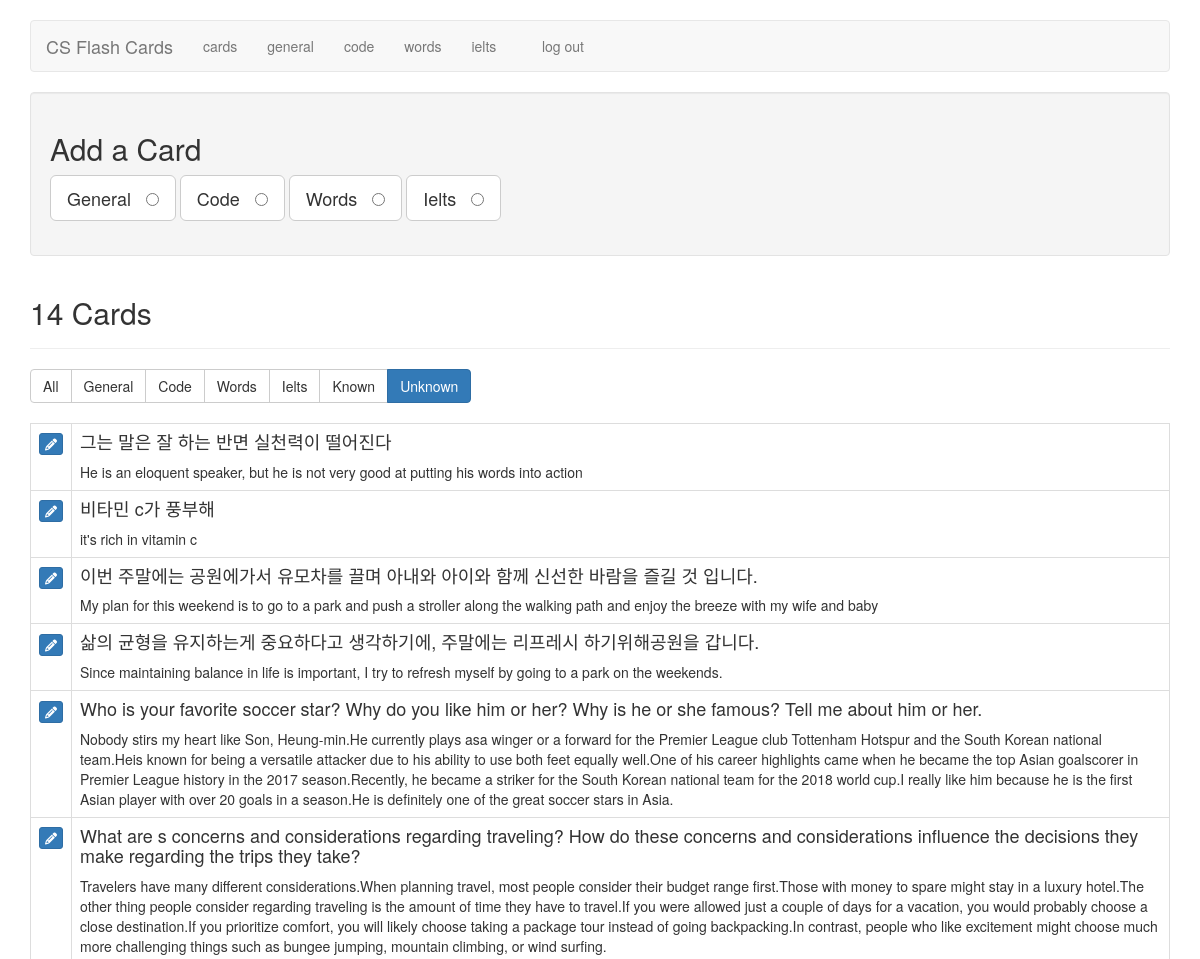
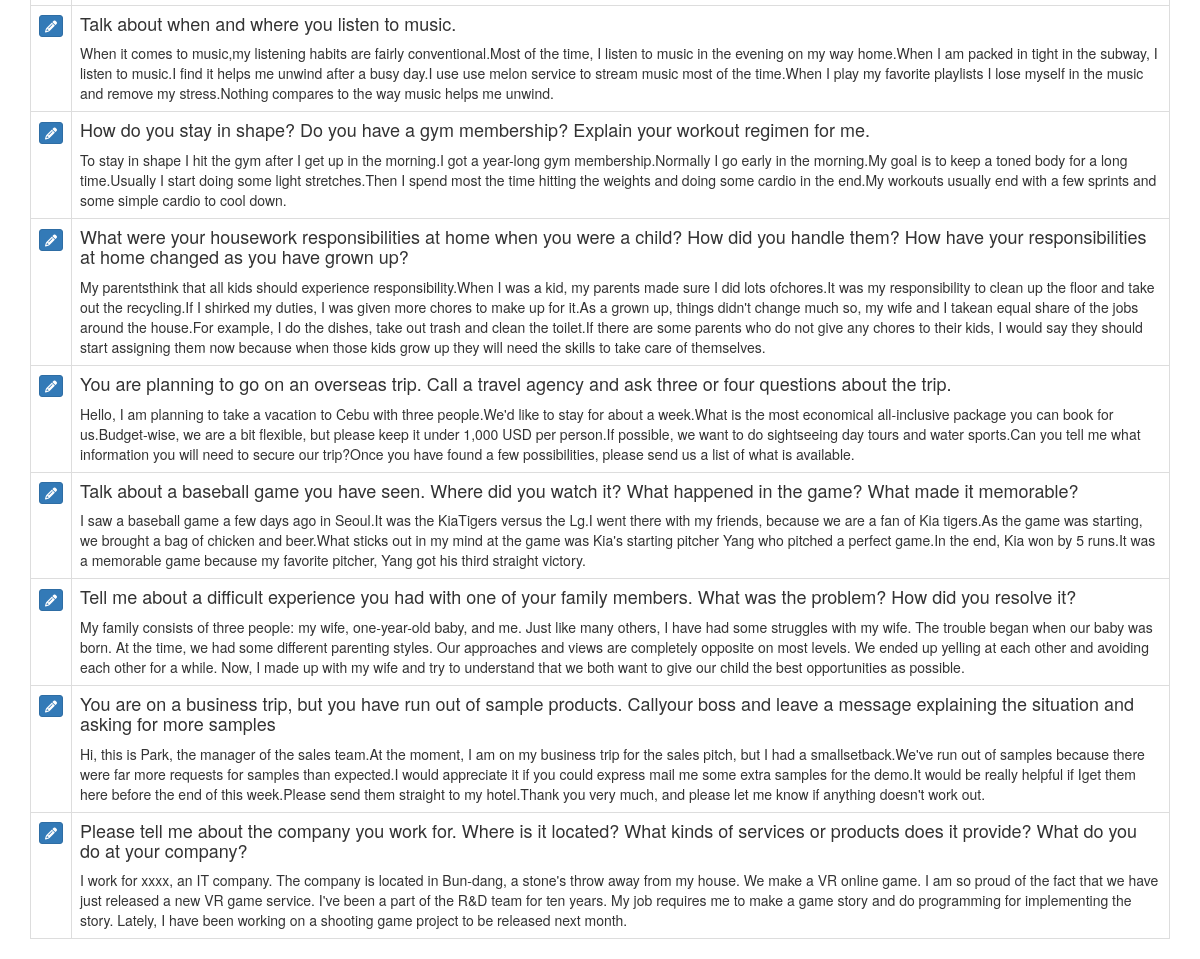
The app's page /filter_cards/unknown (signed in) with its own data (2 pictures, top to bottom).
### tables this page shows
CREATE TABLE cards (
  id integer primary key autoincrement,
   /* 1 for interview, 2 for code, 3 for english, 4 for ielts */
  type tinyint not null,
  front text not null,
  back text not null,
  sort int default 0,
  known boolean default 0
);

### flash_cards.py (the view)
@application.route('/filter_cards/<filter_name>')
def filter_cards(filter_name):
    if not session.get('logged_in'):
        return redirect(url_for('login'))
    filters = {
        "all":      "where 1 = 1",
        "general":  "where type = 1",
        "code":     "where type = 2",
        "eng":     "where type = 3",
        "ielts":     "where type = 4",
        "known":    "where known = 1",
        "unknown":  "where known = 0",
    }
    query = filters.get(filter_name)
    if not query:
        return redirect(url_for('cards'))
    db = get_db()
    fullquery = "SELECT id, type, front, back, known FROM cards " + query + " ORDER BY id DESC"
    cur = db.execute(fullquery)
    cards = cur.fetchall()
    return render_template('cards.html', cards=cards, filter_name=filter_name)

### flash_cards.py (called while the page is built)
def connect_db():
    rv = sqlite3.connect(application.config['DATABASE'])
    rv.row_factory = sqlite3.Row
    return rv

def get_db():
    if not hasattr(g, 'sqlite_db'):
        g.sqlite_db = connect_db()
    return g.sqlite_db

### templates/cards.html (shortened to what this page needs)
{% extends "layout.html" %}
{% block body %}
    <div class="well editPanel">
        <h2>Add a Card</h2>
        <form action="{{ url_for('add_card') }}" method="post" class="cardForm">
            <div class="form-group">
                <label for="general" class="toggleButton btn btn-default btn-lg">General &nbsp;
                    <input type="radio" name="type" value="1" id="general"/>
                </label>
                <label for="code" class="toggleButton btn btn-default btn-lg">Code &nbsp;
                    <input type="radio" name="type" value="2" id="code"/>
                </label>
                <label for="eng" class="toggleButton btn btn-default btn-lg">Words &nbsp;
                    <input type="radio" name="type" value="3" id="eng"/>
                </label>
                <label for="ielts" class="toggleButton btn btn-default btn-lg">Ielts &nbsp;
                    <input type="radio" name="type" value="4" id="ielts"/>
                </label>
            </div>
        </form>
    </div>
    <div class="page-header">
        <h2>{{ cards|length }} Card{{ '' if (cards|length == 1) else 's' }}</h2>
    </div>
    <div class="btn-group btn-group-md" role="group" aria-label="filters">
        <a href="{{ url_for('filter_cards', filter_name="all") }}" class="btn btn-{{ "primary" if filter_name == "all" else "default" }}">All</a>
        <a href="{{ url_for('filter_cards', filter_name="general") }}" class="btn btn-{{ "primary" if filter_name == "general" else "default" }}">General</a>
        <a href="{{ url_for('filter_cards', filter_name="code") }}" class="btn btn-{{ "primary" if filter_name == "code" else "default" }}">Code</a>
        <a href="{{ url_for('filter_cards', filter_name="eng") }}" class="btn btn-{{ "primary" if filter_name == "eng" else "default" }}">Words</a>
        <a href="{{ url_for('filter_cards', filter_name="ielts") }}" class="btn btn-{{ "primary" if filter_name == "ielts" else "default" }}">Ielts</a>
        <a href="{{ url_for('filter_cards', filter_name="known") }}" class="btn btn-{{ "primary" if filter_name == "known" else "default" }}">Known</a>
        <a href="{{ url_for('filter_cards', filter_name="unknown") }}" class="btn btn-{{ "primary" if filter_name == "unknown" else "default" }}">Unknown</a>
    </div>
    <br />
    <br />
    <table class="table table-bordered">
        {% for card in cards %}
            <tr>
                <td>
                    <a href="{{ url_for('edit', card_id=card.id) }}" class="btn btn-xs btn-primary"><i class="fa fa-pencil" aria-hidden="true"></i></a>
                </td>
                <td class="cardContent">
                    <h4>
                        {{ card.front }}
                    </h4>
                    {% if card.type != 2%}
                        {{ card.back|replace("\n", "<br />")|safe }}
                    {% else %}
                        <pre><code>{{ card.back|escape }}</code></pre>
                    {% endif %}
                </td>
            </tr>
        {% else %}
            <tr>
                <td>
                    <em>No cards to show.</em>
                </td>
            </tr>
        {% endfor %}
    </table>
{% endblock %}

### static/style.css (style rules this page uses)
.cardContent h4 { margin-top: 0; }

### records on screen
cards: front "그는 말은 잘 하는 반면 실천력이 떨어진다", back "He is an eloquent speaker, but he is not very good at putting his words into action"
cards: front "비타민 c가 풍부해", back "it's rich in vitamin c"
cards: front "이번 주말에는 공원에가서 유모차를 끌며 아내와 아이와 함께 신선한 바람을 즐길 것 입니다.", back "My plan for this weekend is to go to a park and push a stroller along the walking path and enjoy the breeze with my wife and baby"
cards: front "삶의 균형을 유지하는게 중요하다고 생각하기에, 주말에는 리프레시 하기위해공원을 갑니다.", back "Since maintaining balance in life is important, I try to refresh myself by going to a park on the weekends."
cards: front "Who is your favorite soccer star? Why do you like him or her? Why is he or she famous? Tell me about him or her.", back "Nobody stirs my heart like Son, Heung-min.He currently plays asa winger or a forward for the Premier League club Tottenham Hotspur and the South Korean national team.Heis known for being a versatile attacker due to his ability to use both feet equally well.One of his career highlights came when he became the top Asian goalscorer in Premier League history in the 2017 season.Recently, he became a striker for the South Korean national team for the 2018 world cup.I really like him because he is the first Asian player with over 20 goals in a season.He is definitely one of the great soccer stars in Asia."
cards: front "What are s concerns and considerations regarding traveling? How do these concerns and considerations influence the decisions they make regarding the trips they take?", back "Travelers have many different considerations.When planning travel, most people consider their budget range first.Those with money to spare might stay in a luxury hotel.The other thing people consider regarding traveling is the amount of time they have to travel.If you were allowed just a couple of days for a vacation, you would probably choose a close destination.If you prioritize comfort, you will likely choose taking a package tour instead of going backpacking.In contrast, people who like excitement might choose much more challenging things such as bungee jumping, mountain climbing, or wind surfing."
cards: front "Talk about when and where you listen to music.", back "When it comes to music,my listening habits are fairly conventional.Most of the time, I listen to music in the evening on my way home.When I am packed in tight in the subway, I listen to music.I find it helps me unwind after a busy day.I use use melon service to stream music most of the time.When I play my favorite playlists I lose myself in the music and remove my stress.Nothing compares to the way music helps me unwind."
cards: front "How do you stay in shape? Do you have a gym membership? Explain your workout regimen for me.", back "To stay in shape I hit the gym after I get up in the morning.I got a year-long gym membership.Normally I go early in the morning.My goal is to keep a toned body for a long time.Usually I start doing some light stretches.Then I spend most the time hitting the weights and doing some cardio in the end.My workouts usually end with a few sprints and some simple cardio to cool down."
cards: front "What were your housework responsibilities at home when you were a child? How did you handle them? How have your responsibilities at home changed as you have grown up?", back "My parentsthink that all kids should experience responsibility.When I was a kid, my parents made sure I did lots ofchores.It was my responsibility to clean up the floor and take out the recycling.If I shirked my duties, I was given more chores to make up for it.As a grown up, things didn't change much so, my wife and I takean equal share of the jobs around the house.For example, I do the dishes, take out trash and clean the toilet.If there are some parents who do not give any chores to their kids, I would say they should start assigning them now because when those kids grow up they will need the skills to take care of themselves."
cards: front "You are planning to go on an overseas trip. Call a travel agency and ask three or four questions about the trip.", back "Hello, I am planning to take a vacation to Cebu with three people.We'd like to stay for about a week.What is the most economical all-inclusive package you can book for us.Budget-wise, we are a bit flexible, but please keep it under 1,000 USD per person.If possible, we want to do sightseeing day tours and water sports.Can you tell me what information you will need to secure our trip?Once you have found a few possibilities, please send us a list of what is available."
cards: front "Talk about a baseball game you have seen. Where did you watch it? What happened in the game? What made it memorable?", back "I saw a baseball game a few days ago in Seoul.It was the KiaTigers versus the Lg.I went there with my friends, because we are a fan of Kia tigers.As the game was starting, we brought a bag of chicken and beer.What sticks out in my mind at the game was Kia's starting pitcher Yang who pitched a perfect game.In the end, Kia won by 5 runs.It was a memorable game because my favorite pitcher, Yang got his third straight victory."
cards: front "Tell me about a difficult experience you had with one of your family members. What was the problem? How did you resolve it?", back "My family consists of three people: my wife, one-year-old baby, and me. Just like many others, I have had some struggles with my wife. The trouble began when our baby was born. At the time, we had some different parenting styles. Our approaches and views are completely opposite on most levels. We ended up yelling at each other and avoiding each other for a while. Now, I made up with my wife and try to understand that we both want to give our child the best opportunities as possible."
cards: front "You are on a business trip, but you have run out of sample products. Callyour boss and leave a message explaining the situation and asking for more samples", back "Hi, this is Park, the manager of the sales team.At the moment, I am on my business trip for the sales pitch, but I had a smallsetback.We've run out of samples because there were far more requests for samples than expected.I would appreciate it if you could express mail me some extra samples for the demo.It would be really helpful if Iget them here before the end of this week.Please send them straight to my hotel.Thank you very much, and please let me know if anything doesn't work out."
cards: front "Please tell me about the company you work for. Where is it located? What kinds of services or products does it provide? What do you do at your company?", back "I work for xxxx, an IT company. The company is located in Bun-dang, a stone's throw away from my house. We make a VR online game. I am so proud of the fact that we have just released a new VR game service. I've been a part of the R&D team for ten years. My job requires me to make a game story and do programming for implementing the story. Lately, I have been working on a shooting game project to be released next month."

### other values on screen
{{ cards|length }} "14"
{{ '' if (cards|length == 1) else 's' }} "s"
